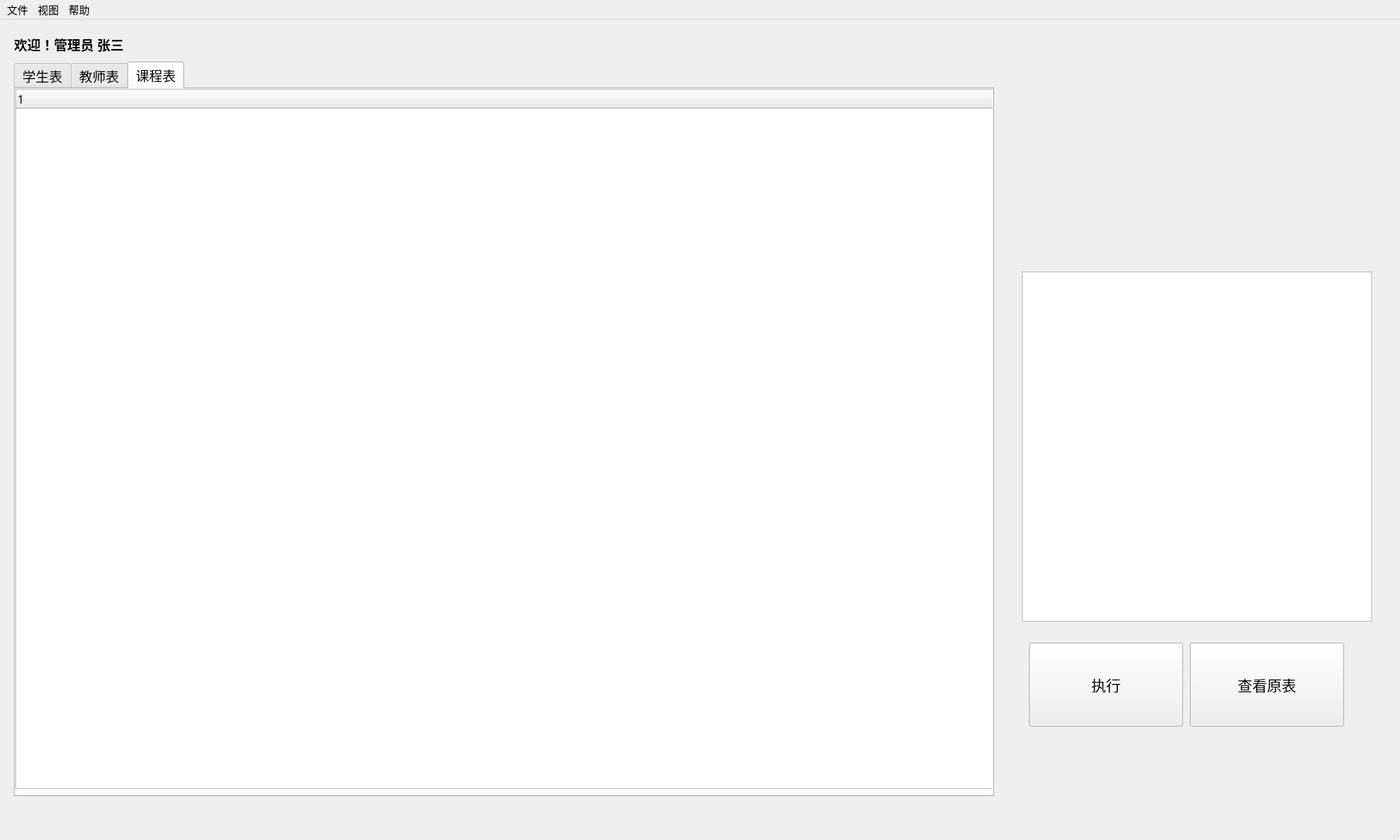
<?xml version="1.0" encoding="UTF-8"?>
<!--
SPDX-FileCopyrightText: 2025 Qian
SPDX-License-Identifier: AGPL-3.0-only
-->
<ui version="4.0">
 <class>MainWindow</class>
 <widget class="QMainWindow" name="MainWindow">
  <property name="geometry">
   <rect>
    <x>0</x>
    <y>0</y>
    <width>2000</width>
    <height>1200</height>
   </rect>
  </property>
  <property name="font">
   <font>
    <family>Microsoft YaHei UI Light</family>
   </font>
  </property>
  <property name="windowTitle">
   <string>MainWindow</string>
  </property>
  <property name="windowOpacity">
   <double>0.950000000000000</double>
  </property>
  <widget class="QWidget" name="centralwidget">
   <widget class="QTabWidget" name="tabWidget">
    <property name="geometry">
     <rect>
      <x>20</x>
      <y>60</y>
      <width>1400</width>
      <height>1050</height>
     </rect>
    </property>
    <property name="font">
     <font>
      <family>Microsoft YaHei UI Light</family>
      <pointsize>14</pointsize>
     </font>
    </property>
    <property name="currentIndex">
     <number>2</number>
    </property>
    <widget class="QWidget" name="tab_main">
     <property name="font">
      <font>
       <family>Microsoft YaHei UI Light</family>
       <pointsize>9</pointsize>
      </font>
     </property>
     <attribute name="title">
      <string>学生表</string>
     </attribute>
     <widget class="QListWidget" name="listWidget_main">
      <property name="geometry">
       <rect>
        <x>0</x>
        <y>0</y>
        <width>1400</width>
        <height>1000</height>
       </rect>
      </property>
      <property name="font">
       <font>
        <family>Microsoft YaHei UI Light</family>
        <pointsize>14</pointsize>
       </font>
      </property>
     </widget>
     <widget class="QTreeWidget" name="treeWidget_student">
      <property name="geometry">
       <rect>
        <x>0</x>
        <y>0</y>
        <width>1400</width>
        <height>1000</height>
       </rect>
      </property>
      <column>
       <property name="text">
        <string notr="true">1</string>
       </property>
      </column>
     </widget>
    </widget>
    <widget class="QWidget" name="tab_secondary">
     <attribute name="title">
      <string>教师表</string>
     </attribute>
     <widget class="QListWidget" name="listWidget_secondary">
      <property name="geometry">
       <rect>
        <x>0</x>
        <y>0</y>
        <width>1400</width>
        <height>1000</height>
       </rect>
      </property>
      <property name="font">
       <font>
        <family>Microsoft YaHei UI Light</family>
        <pointsize>14</pointsize>
       </font>
      </property>
     </widget>
    </widget>
    <widget class="QWidget" name="tab_tertiary">
     <attribute name="title">
      <string>课程表</string>
     </attribute>
     <widget class="QListWidget" name="listWidget_tertiary">
      <property name="geometry">
       <rect>
        <x>0</x>
        <y>0</y>
        <width>1400</width>
        <height>1000</height>
       </rect>
      </property>
      <property name="font">
       <font>
        <family>Microsoft YaHei UI Light</family>
        <pointsize>14</pointsize>
       </font>
      </property>
      <property name="horizontalScrollBarPolicy">
       <enum>Qt::ScrollBarAsNeeded</enum>
      </property>
      <property name="sizeAdjustPolicy">
       <enum>QAbstractScrollArea::AdjustToContents</enum>
      </property>
      <property name="horizontalScrollMode">
       <enum>QAbstractItemView::ScrollPerItem</enum>
      </property>
     </widget>
     <widget class="QTreeWidget" name="treeWidget_course">
      <property name="geometry">
       <rect>
        <x>0</x>
        <y>0</y>
        <width>1400</width>
        <height>1000</height>
       </rect>
      </property>
      <property name="font">
       <font>
        <pointsize>12</pointsize>
       </font>
      </property>
      <column>
       <property name="text">
        <string notr="true">1</string>
       </property>
      </column>
     </widget>
    </widget>
   </widget>
   <widget class="QWidget" name="layoutWidget">
    <property name="geometry">
     <rect>
      <x>1450</x>
      <y>350</y>
      <width>531</width>
      <height>806</height>
     </rect>
    </property>
    <layout class="QFormLayout" name="formLayout_manage">
     <property name="sizeConstraint">
      <enum>QLayout::SetDefaultConstraint</enum>
     </property>
     <property name="fieldGrowthPolicy">
      <enum>QFormLayout::AllNonFixedFieldsGrow</enum>
     </property>
     <property name="rowWrapPolicy">
      <enum>QFormLayout::WrapAllRows</enum>
     </property>
     <property name="labelAlignment">
      <set>Qt::AlignHCenter|Qt::AlignTop</set>
     </property>
     <property name="formAlignment">
      <set>Qt::AlignHCenter|Qt::AlignTop</set>
     </property>
     <property name="horizontalSpacing">
      <number>10</number>
     </property>
     <property name="verticalSpacing">
      <number>20</number>
     </property>
     <property name="leftMargin">
      <number>10</number>
     </property>
     <property name="topMargin">
      <number>10</number>
     </property>
     <property name="rightMargin">
      <number>10</number>
     </property>
     <property name="bottomMargin">
      <number>10</number>
     </property>
     <item row="0" column="1">
      <widget class="QPlainTextEdit" name="edittext_SQL_input">
       <property name="sizePolicy">
        <sizepolicy hsizetype="Preferred" vsizetype="Preferred">
         <horstretch>0</horstretch>
         <verstretch>0</verstretch>
        </sizepolicy>
       </property>
       <property name="minimumSize">
        <size>
         <width>500</width>
         <height>500</height>
        </size>
       </property>
       <property name="maximumSize">
        <size>
         <width>500</width>
         <height>500</height>
        </size>
       </property>
       <property name="font">
        <font>
         <family>Consolas</family>
         <pointsize>14</pointsize>
        </font>
       </property>
       <property name="cursor" stdset="0">
        <cursorShape>IBeamCursor</cursorShape>
       </property>
       <property name="plainText">
        <string/>
       </property>
       <property name="placeholderText">
        <string>SELECT * FROM [tablename] WHERE [expression] ORDER BY column ASC/DESC UPDATE [tablename] SET [column=value] WHERE [column=value]                           INSERT INTO [tablename]  (arg1,arg2,arg3,...) VALUES(arg1,arg2,arg3,...)                  DELETE * FROM [tablename] WHERE [column=value] ORDER BY column ASC/DESC ALTER TABLE [tablename] ADD INDEX [idx_name] [column]</string>
       </property>
      </widget>
     </item>
     <item row="1" column="1">
      <layout class="QHBoxLayout" name="horizontalLayout">
       <property name="spacing">
        <number>10</number>
       </property>
       <property name="leftMargin">
        <number>10</number>
       </property>
       <property name="topMargin">
        <number>10</number>
       </property>
       <property name="rightMargin">
        <number>10</number>
       </property>
       <property name="bottomMargin">
        <number>10</number>
       </property>
       <item>
        <widget class="QPushButton" name="button_execute">
         <property name="minimumSize">
          <size>
           <width>190</width>
           <height>120</height>
          </size>
         </property>
         <property name="maximumSize">
          <size>
           <width>220</width>
           <height>160</height>
          </size>
         </property>
         <property name="font">
          <font>
           <family>Microsoft YaHei UI Light</family>
           <pointsize>16</pointsize>
          </font>
         </property>
         <property name="text">
          <string>执行</string>
         </property>
        </widget>
       </item>
       <item>
        <widget class="QPushButton" name="button_show_origin">
         <property name="sizePolicy">
          <sizepolicy hsizetype="Preferred" vsizetype="Fixed">
           <horstretch>0</horstretch>
           <verstretch>0</verstretch>
          </sizepolicy>
         </property>
         <property name="minimumSize">
          <size>
           <width>190</width>
           <height>120</height>
          </size>
         </property>
         <property name="maximumSize">
          <size>
           <width>220</width>
           <height>160</height>
          </size>
         </property>
         <property name="font">
          <font>
           <family>Microsoft YaHei UI Light</family>
           <pointsize>16</pointsize>
          </font>
         </property>
         <property name="text">
          <string>查看原表</string>
         </property>
        </widget>
       </item>
      </layout>
     </item>
    </layout>
   </widget>
   <widget class="QWidget" name="gridLayoutWidget">
    <property name="geometry">
     <rect>
      <x>1460</x>
      <y>30</y>
      <width>521</width>
      <height>311</height>
     </rect>
    </property>
    <layout class="QGridLayout" name="gridLayout_show_info">
     <item row="2" column="1">
      <widget class="QLabel" name="label_showExtraInfo1">
       <property name="font">
        <font>
         <pointsize>14</pointsize>
        </font>
       </property>
       <property name="text">
        <string/>
       </property>
      </widget>
     </item>
     <item row="0" column="1">
      <widget class="QLabel" name="label_showId">
       <property name="font">
        <font>
         <pointsize>14</pointsize>
        </font>
       </property>
       <property name="text">
        <string/>
       </property>
      </widget>
     </item>
     <item row="2" column="0">
      <widget class="QLabel" name="label_extraInfo1">
       <property name="font">
        <font>
         <pointsize>14</pointsize>
        </font>
       </property>
       <property name="text">
        <string/>
       </property>
      </widget>
     </item>
     <item row="0" column="0">
      <widget class="QLabel" name="label_id">
       <property name="font">
        <font>
         <pointsize>14</pointsize>
        </font>
       </property>
       <property name="text">
        <string/>
       </property>
      </widget>
     </item>
     <item row="1" column="0">
      <widget class="QLabel" name="label_name">
       <property name="font">
        <font>
         <pointsize>14</pointsize>
        </font>
       </property>
       <property name="text">
        <string/>
       </property>
      </widget>
     </item>
     <item row="1" column="1">
      <widget class="QLabel" name="label_showName">
       <property name="font">
        <font>
         <pointsize>14</pointsize>
        </font>
       </property>
       <property name="text">
        <string/>
       </property>
      </widget>
     </item>
     <item row="3" column="0">
      <widget class="QLabel" name="label_extraInfo2">
       <property name="font">
        <font>
         <pointsize>14</pointsize>
        </font>
       </property>
       <property name="text">
        <string/>
       </property>
      </widget>
     </item>
     <item row="3" column="1">
      <widget class="QLabel" name="label_showExtraInfo2">
       <property name="font">
        <font>
         <pointsize>14</pointsize>
        </font>
       </property>
       <property name="text">
        <string/>
       </property>
      </widget>
     </item>
    </layout>
   </widget>
   <widget class="QLabel" name="label_welcome">
    <property name="geometry">
     <rect>
      <x>20</x>
      <y>10</y>
      <width>301</width>
      <height>51</height>
     </rect>
    </property>
    <property name="maximumSize">
     <size>
      <width>16777215</width>
      <height>16777215</height>
     </size>
    </property>
    <property name="font">
     <font>
      <family>Microsoft YaHei UI Light</family>
      <pointsize>14</pointsize>
      <weight>75</weight>
      <italic>false</italic>
      <bold>true</bold>
     </font>
    </property>
    <property name="cursor">
     <cursorShape>ArrowCursor</cursorShape>
    </property>
    <property name="text">
     <string>欢迎！管理员 张三</string>
    </property>
    <property name="margin">
     <number>5</number>
    </property>
   </widget>
  </widget>
  <widget class="QMenuBar" name="menubar">
   <property name="geometry">
    <rect>
     <x>0</x>
     <y>0</y>
     <width>2000</width>
     <height>25</height>
    </rect>
   </property>
   <property name="font">
    <font>
     <family>Microsoft YaHei UI Light</family>
     <pointsize>11</pointsize>
    </font>
   </property>
   <widget class="QMenu" name="menu_file">
    <property name="title">
     <string>文件</string>
    </property>
    <addaction name="menuItem_new"/>
    <addaction name="menuItem_open"/>
    <addaction name="menuItem_save"/>
    <addaction name="menuItem_save_as"/>
    <addaction name="separator"/>
    <addaction name="menuItem_export"/>
    <addaction name="menuItem_print"/>
    <addaction name="separator"/>
    <addaction name="menuItem_exit"/>
   </widget>
   <widget class="QMenu" name="menu_view">
    <property name="title">
     <string>视图</string>
    </property>
    <addaction name="menuItem_list_view"/>
    <addaction name="menuItem_tree_view"/>
    <addaction name="separator"/>
   </widget>
   <widget class="QMenu" name="menu_help">
    <property name="title">
     <string>帮助</string>
    </property>
    <addaction name="menuItem_help"/>
    <addaction name="menuItem_about"/>
   </widget>
   <addaction name="menu_file"/>
   <addaction name="menu_view"/>
   <addaction name="menu_help"/>
  </widget>
  <widget class="QStatusBar" name="statusbar"/>
  <action name="menuItem_new">
   <property name="text">
    <string>新建</string>
   </property>
   <property name="font">
    <font>
     <pointsize>10</pointsize>
    </font>
   </property>
   <property name="shortcut">
    <string>Ctrl+N</string>
   </property>
  </action>
  <action name="menuItem_open">
   <property name="text">
    <string>打开</string>
   </property>
   <property name="font">
    <font>
     <pointsize>10</pointsize>
    </font>
   </property>
   <property name="shortcut">
    <string>Ctrl+O</string>
   </property>
  </action>
  <action name="menuItem_save">
   <property name="text">
    <string>保存</string>
   </property>
   <property name="font">
    <font>
     <pointsize>10</pointsize>
    </font>
   </property>
   <property name="shortcut">
    <string>Ctrl+S</string>
   </property>
  </action>
  <action name="menuItem_save_as">
   <property name="text">
    <string>另存为</string>
   </property>
   <property name="font">
    <font>
     <pointsize>10</pointsize>
    </font>
   </property>
   <property name="shortcut">
    <string>Ctrl+Shift+S</string>
   </property>
  </action>
  <action name="menuItem_list_view">
   <property name="text">
    <string>列表视图</string>
   </property>
   <property name="font">
    <font>
     <pointsize>10</pointsize>
    </font>
   </property>
   <property name="shortcut">
    <string>Alt+L</string>
   </property>
  </action>
  <action name="menuItem_tree_view">
   <property name="text">
    <string>树形视图</string>
   </property>
   <property name="font">
    <font>
     <pointsize>10</pointsize>
    </font>
   </property>
   <property name="shortcut">
    <string>Alt+T</string>
   </property>
  </action>
  <action name="menuItem_table_view">
   <property name="text">
    <string>表格视图</string>
   </property>
   <property name="font">
    <font>
     <pointsize>10</pointsize>
    </font>
   </property>
   <property name="shortcut">
    <string>Ctrl+Alt+T</string>
   </property>
  </action>
  <action name="menuItem_help">
   <property name="text">
    <string>查看帮助</string>
   </property>
   <property name="font">
    <font>
     <pointsize>10</pointsize>
    </font>
   </property>
   <property name="shortcut">
    <string>Ctrl+H</string>
   </property>
  </action>
  <action name="menuItem_about">
   <property name="text">
    <string>关于Teaching Management App</string>
   </property>
   <property name="font">
    <font>
     <pointsize>10</pointsize>
    </font>
   </property>
  </action>
  <action name="menuItem_export">
   <property name="text">
    <string>导出</string>
   </property>
   <property name="font">
    <font>
     <pointsize>10</pointsize>
    </font>
   </property>
  </action>
  <action name="menuItem_print">
   <property name="text">
    <string>打印</string>
   </property>
   <property name="font">
    <font>
     <pointsize>10</pointsize>
    </font>
   </property>
   <property name="shortcut">
    <string>Ctrl+P</string>
   </property>
  </action>
  <action name="menuItem_exit">
   <property name="text">
    <string>退出</string>
   </property>
  </action>
 </widget>
 <resources/>
 <connections/>
</ui>
